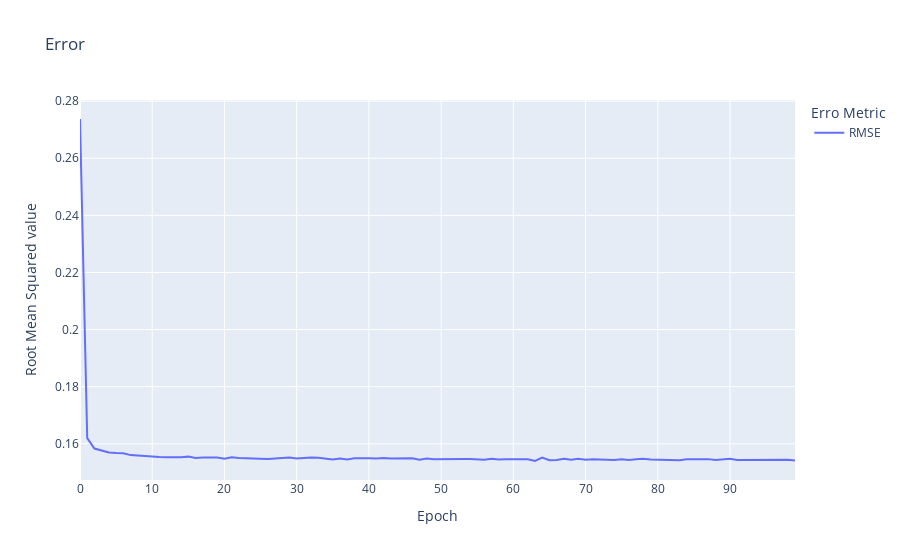

Notebook cell for this chart:
### Code cell
def train(batch_size:int, epochs:int, verbone: str="auto", plot: bool=True):

    model = WindForecaster.model
    X = WindForecaster.train_X
    Y = WindForecaster.train_Y
    
    training = model.fit(x=X, y=Y,batch_size=batch_size,epochs=epochs,verbose="auto")
    
    if plot:
        hist_df = pd.DataFrame(training.history)
        hist_df = hist_df.rename(columns={'root_mean_squared_error': 'RMSE'})
        fig = px.line(hist_df['RMSE'], title="Error",labels={"value": "Root Mean Squared value","index": "Epoch","variable": "Erro Metric"})
        fig.show()
        
    return model

training = train(batch_size=4, epochs=100)

### Figure 1 — Plotly figure (JSON) as saved in the notebook; plotly's stock layout.template omitted (floating-point values rounded to 4 significant figures)
{"data": [{"hovertemplate": "Erro Metric=RMSE<br>Epoch=%{x}<br>Root Mean Squared value=%{y}<extra></extra>", "legendgroup": "RMSE", "line": {"color": "#636efa", "dash": "solid"}, "mode": "lines", "name": "RMSE", "orientation": "v", "showlegend": true, "type": "scatter", "x": [0, 1, 2, 3, 4, 5, 6, 7, 8, 9, 10, 11, 12, 13, 14, 15, 16, 17, 18, 19, 20, 21, 22, 23, 24, 25, 26, 27, 28, 29, 30, 31, 32, 33, 34, 35, 36, 37, 38, 39, 40, 41, 42, 43, 44, 45, 46, 47, 48, 49, 50, 51, 52, 53, 54, 55, 56, 57, 58, 59, 60, 61, 62, 63, 64, 65, 66, 67, 68, 69, 70, 71, 72, 73, 74, 75, 76, 77, 78, 79, 80, 81, 82, 83, 84, 85, 86, 87, 88, 89, 90, 91, 92, 93, 94, 95, 96, 97, 98, 99], "xaxis": "x", "y": [0.2737, 0.162, 0.1583, 0.1577, 0.157, 0.1567, 0.1567, 0.156, 0.1558, 0.1557, 0.1556, 0.1554, 0.1553, 0.1553, 0.1553, 0.1555, 0.1551, 0.1552, 0.1551, 0.1552, 0.1547, 0.1553, 0.155, 0.155, 0.155, 0.1549, 0.1546, 0.1549, 0.1551, 0.1552, 0.1548, 0.1551, 0.1552, 0.1551, 0.1547, 0.1545, 0.1549, 0.1545, 0.155, 0.1551, 0.1549, 0.1549, 0.155, 0.1548, 0.1549, 0.1548, 0.1549, 0.1544, 0.1549, 0.1546, 0.1547, 0.1547, 0.1547, 0.1547, 0.1547, 0.1547, 0.1544, 0.1547, 0.1545, 0.1546, 0.1546, 0.1546, 0.1546, 0.154, 0.1552, 0.1543, 0.1543, 0.1547, 0.1544, 0.1548, 0.1544, 0.1546, 0.1546, 0.1545, 0.1543, 0.1546, 0.1544, 0.1546, 0.1548, 0.1545, 0.1544, 0.1545, 0.1542, 0.1542, 0.1545, 0.1546, 0.1544, 0.1546, 0.1543, 0.1545, 0.1547, 0.1543, 0.1543, 0.1544, 0.1544, 0.1542, 0.1542, 0.1544, 0.1544, 0.1542], "yaxis": "y"}], "layout": {"autosize": true, "legend": {"title": {"text": "Erro Metric"}, "tracegroupgap": 0}, "title": {"text": "Error"}, "xaxis": {"anchor": "y", "autorange": true, "domain": [0, 1], "range": [0, 99], "title": {"text": "Epoch"}, "type": "linear"}, "yaxis": {"anchor": "x", "autorange": true, "domain": [0, 1], "range": [0.1473, 0.2804], "title": {"text": "Root Mean Squared value"}, "type": "linear"}}}
